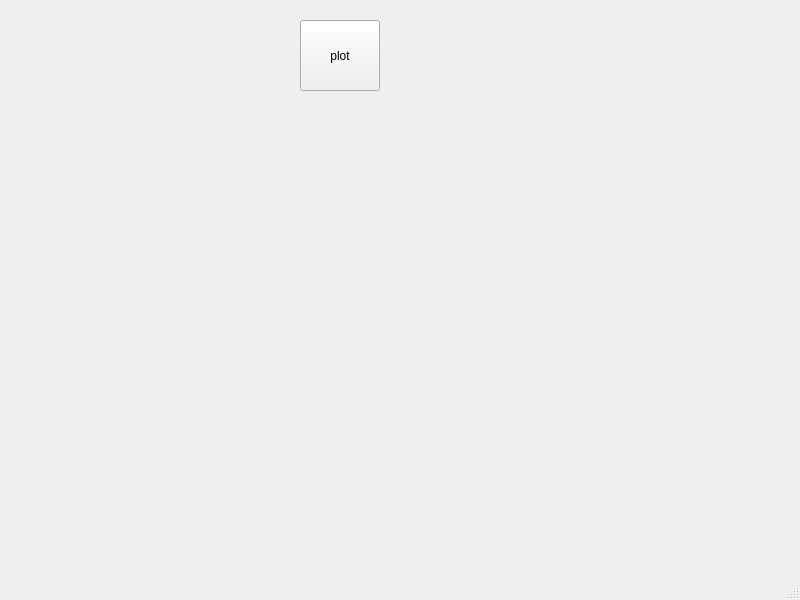
<?xml version="1.0" encoding="UTF-8"?>
<ui version="4.0">
 <class>MyMainWindow</class>
 <widget class="QMainWindow" name="MyMainWindow">
  <property name="geometry">
   <rect>
    <x>0</x>
    <y>0</y>
    <width>800</width>
    <height>600</height>
   </rect>
  </property>
  <property name="windowTitle">
   <string>MainWindow</string>
  </property>
  <widget class="QWidget" name="centralwidget">
   <widget class="QPushButton" name="pushButton">
    <property name="geometry">
     <rect>
      <x>300</x>
      <y>20</y>
      <width>80</width>
      <height>71</height>
     </rect>
    </property>
    <property name="text">
     <string>plot</string>
    </property>
   </widget>
  </widget>
  <widget class="QMenuBar" name="menubar">
   <property name="geometry">
    <rect>
     <x>0</x>
     <y>0</y>
     <width>800</width>
     <height>25</height>
    </rect>
   </property>
  </widget>
  <widget class="QStatusBar" name="statusbar"/>
 </widget>
 <resources/>
 <connections/>
</ui>
